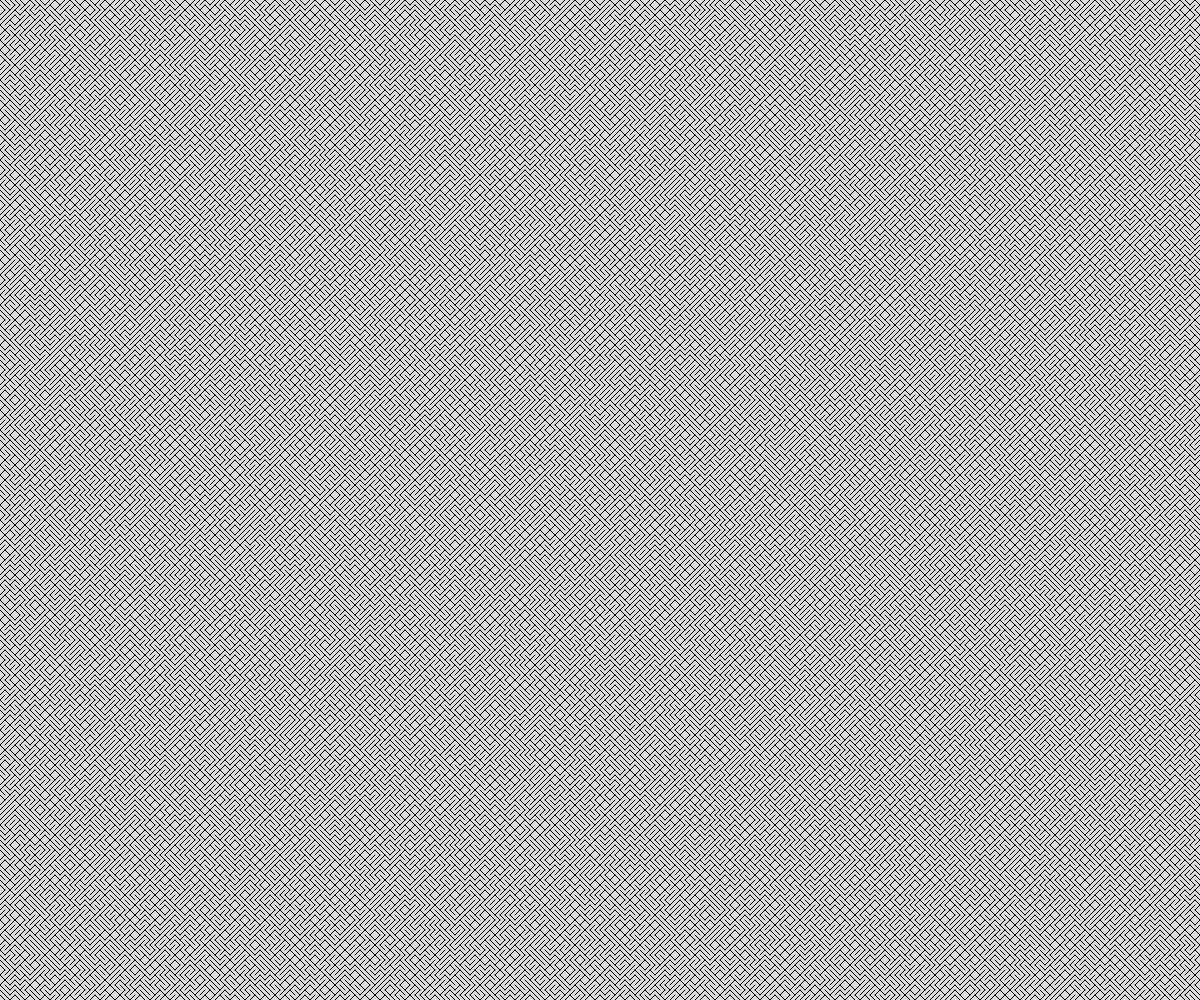
Frame 1 (no input)
Frame 60 (no input): identical to frame 1, image omitted
Frame 120 (the mouse pressed at the canvas centre since frame 60): identical to frame 1, image omitted

The p5.js sketch that drew this single still picture (run headless with seeded random() and noise() and a simulated clock; from frame 60 on, the mouse is pressed at the canvas centre):

// p5.js sketch
// ── sketch.js
// Generative art demo

const THE_SIZE = 5;
let theTiles = [];

function setup() {
  createCanvas(windowWidth, windowHeight);
  let someTile;
  for (let x = THE_SIZE / 2; x < width; x += THE_SIZE) {
    for (let y = THE_SIZE / 2; y < height; y += THE_SIZE) {
      someTile = spawnTile(x, y, THE_SIZE);
      theTiles.push(someTile);
    }
  }
}

function draw() {
  background(220);
  for (let tile of theTiles) {
    line(tile.x1, tile.y1, tile.x2, tile.y2);
  }
}

function spawnTile(x, y, arbitraryLength) {
  let tile;
  if (Math.random() < 0.5) {
    tile = {
      x1: x - arbitraryLength / 2,
      y1: y + arbitraryLength / 2,
      x2: x + arbitraryLength / 2,
      y2: y - arbitraryLength / 2
    };

  }
  else {
    tile = {
      x1: x - arbitraryLength / 2,
      y1: y - arbitraryLength / 2,
      x2: x + arbitraryLength / 2,
      y2: y + arbitraryLength / 2
    };
  }
  return tile;
}
